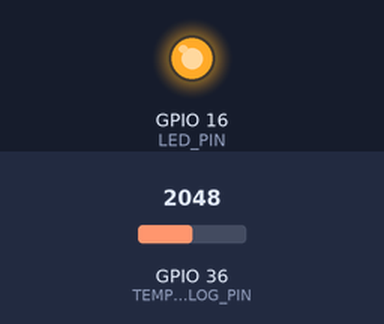
The program below on a simulated ESP32 board running MicroPython. Shown: output pins drawn as LEDs (lit = HIGH). Inputs (shaded band) come from the test bench; at power-on: GPIO 36 (TEMP_SENSOR_ANALOG_PIN) = 2048 (analog values on the 0–4095 scale). What the program prints to the serial console is not drawn.

Above: at 0.1 s.
Timing chart, 0 to 1.6 s (numbered marks = the images above):
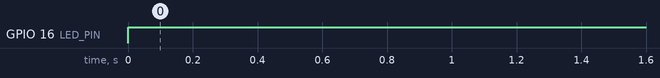

The program:

KY028_NTC_thermistor_digital_sensor.py
```python
# KY-028 Digital Temperature sensor
import machine
import time

TEMP_SENSOR_ANALOG_PIN = machine.ADC(machine.Pin(36))
TEMP_SENSOR_ANALOG_PIN.atten(machine.ADC.ATTN_11DB)
TEMP_SENSOR_DIGITAL_PIN = machine.Pin(17, machine.Pin.IN, machine.Pin.PULL_UP)
LED_PIN = machine.Pin(16, machine.Pin.OUT)

while True:
    analog_value = TEMP_SENSOR_ANALOG_PIN.read()
    digital_value = TEMP_SENSOR_DIGITAL_PIN.value()
    if digital_value:
        LED_PIN.on()
        print("Temperature threshold exceeded - Analog:", analog_value)
    else:
        LED_PIN.off()
        print("Temperature normal - Analog:", analog_value)
    time.sleep(1)
```

Measured:
- by itself, GPIO 16 (LED_PIN): LOW → HIGH at 0.00 s
